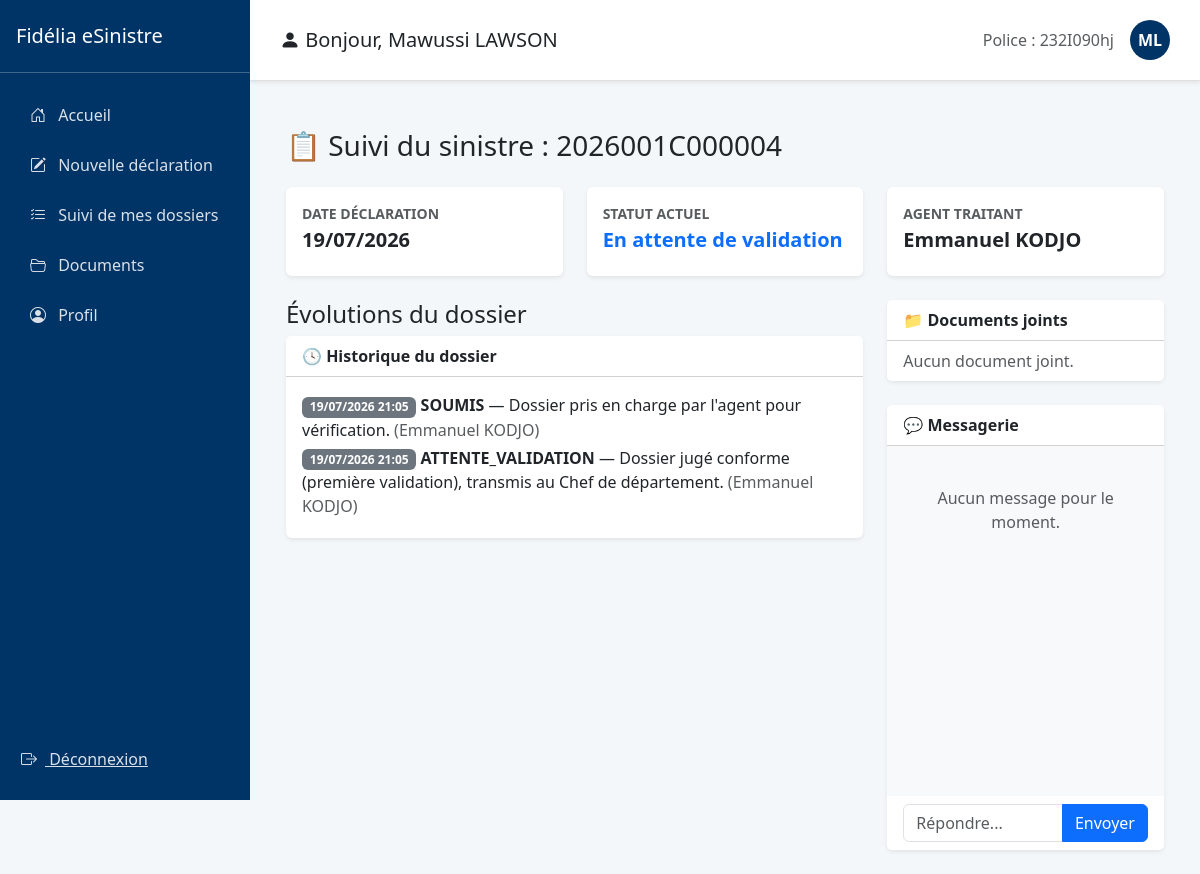
Before: /sinistres/dossier/5/ (signed in) with the older database file.
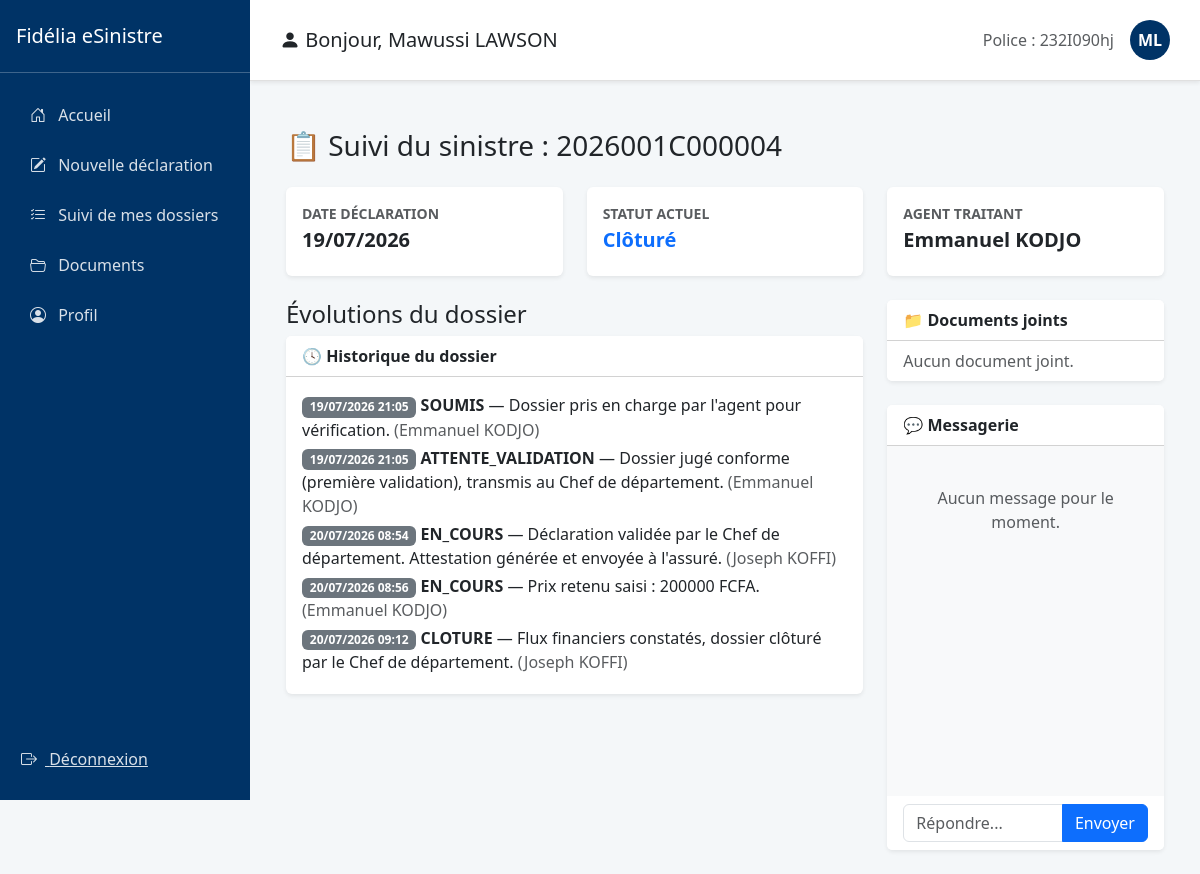
After: the same page with the newer database file.
### gestion_sinistres/models.py (models this page shows, shortened)
class Assure(models.Model):
    user = models.OneToOneField(User, on_delete=models.CASCADE, related_name='assure')
    numero_police = models.CharField(max_length=50, unique=True)
    agence = models.ForeignKey(Agence, on_delete=models.SET_NULL, null=True, blank=True)
    compte_active = models.BooleanField(default=False)
    politique_confidentialite_acceptee = models.BooleanField(default=False)

class Sinistre(models.Model):
    NATURE_CHOICES = [('C', 'Corporel'), ('M', 'Matériel'), ('X', 'Mixte')]
    STATUS_CHOICES = [
        ('SOUMIS', 'Soumis'),
        ('ATTENTE_COMPLEMENTS', 'En attente de compléments'),
        ('ATTENTE_VALIDATION', 'En attente de validation'),
        ('A_CORRIGER', 'A corriger'),
        ('EN_COURS', 'En cours'),
        ('CLOTURE', 'Clôturé'),
        ('SANS_SUITE', 'Sans suite'),
        ('REOUVERT', 'Réouvert'),
    ]
    n_police = models.CharField(max_length=50)
    nom_conducteur = models.CharField(max_length=100)
    immatriculation = models.CharField(max_length=20)
    numero_sinistre = models.CharField(max_length=20, unique=True)
    statut = models.CharField(max_length=30, choices=STATUS_CHOICES, default='SOUMIS')
    agent_traitant = models.CharField(max_length=100, blank=True, null=True)
    montant_estime = models.DecimalField(max_digits=12, decimal_places=2, default=0)
    prix_retenu = models.DecimalField(max_digits=12, decimal_places=2, null=True, blank=True)
    beneficiaire_nom = models.CharField(max_length=100, blank=True, null=True)
    beneficiaire_prenoms = models.CharField(max_length=100, blank=True, null=True)
    beneficiaire_telephone = models.CharField(max_length=20, blank=True, null=True)
    numero_cheque = models.CharField(max_length=50, blank=True, null=True)
    banque_cheque = models.CharField(max_length=100, blank=True, null=True)
    montant_cheque = models.DecimalField(max_digits=12, decimal_places=2, null=True, blank=True)
    date_emission_cheque = models.DateField(null=True, blank=True)
    attestation_generee = models.BooleanField(default=False)
    date_attestation = models.DateTimeField(null=True, blank=True)
    motif_sans_suite = models.TextField(blank=True, null=True)
    indemnisation_validee = models.BooleanField(default=False)
    date_survenance = models.DateTimeField()
    date_declaration = models.DateTimeField(auto_now_add=True)
    heure_approximative = models.TimeField()
    circonstances = models.TextField()
    vehicule = models.ForeignKey(Vehicule, on_delete=models.CASCADE)
    region = models.ForeignKey(Region, on_delete=models.SET_NULL, null=True)
    ville = models.ForeignKey(Ville, on_delete=models.SET_NULL, null=True)
    prefecture = models.ForeignKey(Prefecture, on_delete=models.SET_NULL, null=True)
    quartier = models.CharField(max_length=150)
    nature = models.CharField(max_length=1, choices=NATURE_CHOICES)
    precision = models.TextField(help_text="Circonstances exactes")
    numero_point_vente = models.CharField(max_length=10, default="001")
    assure = models.ForeignKey(User, on_delete=models.CASCADE, related_name='sinistres')
    lettre_derogation = models.FileField(upload_to='sinistres/derogations/', blank=True, null=True)

class HistoriqueSinistre(models.Model):
    sinistre = models.ForeignKey(Sinistre, on_delete=models.CASCADE, related_name='historique')
    statut = models.CharField(max_length=50)
    date_changement = models.DateTimeField(auto_now_add=True)
    commentaires = models.TextField(blank=True)
    auteur = models.ForeignKey(User, on_delete=models.SET_NULL, null=True)

### gestion_sinistres/views.py (the view, shortened to what this page needs)
# urls.py: path('dossier/<int:sinistre_id>/', views.detail_sinistre, name='detail_sinistre'),
@login_required
def detail_sinistre(request, sinistre_id):
    sinistre = get_object_or_404(Sinistre, id=sinistre_id, assure=request.user)
    context = {
        'sinistre': sinistre,
        'historique': sinistre.historique.all().order_by('date_changement'),
        'discussion': sinistre.messages.all().order_by('date_envoi'),
        'documents': sinistre.pieces.all(),
    }
    return render(request, 'detail_sinistre.html', context)

### gestion_sinistres/templates/detail_sinistre.html (shortened to what this page needs)
{% extends "base_assure.html" %}
{% block content %}
<div class="container-fluid mt-4">
    <h3 class="mb-4">📋 Suivi du sinistre : {{ sinistre.numero_sinistre }}</h3>
    <div class="row mb-4">
        <div class="col-md-4 sticky-top" style="top: 20px;">
            <div class="card p-3 shadow-sm border-0">
                <p class="text-uppercase text-muted small fw-bold mb-1">Date déclaration</p>
                <h5 class="fw-bold">{{ sinistre.date_declaration|date:"d/m/Y" }}</h5>
            </div>
        </div>
        <div class="col-md-4">
            <div class="card p-3 shadow-sm border-0">
                <p class="text-uppercase text-muted small fw-bold mb-1">Statut actuel</p>
                <h5 class="fw-bold text-primary">{{ sinistre.get_statut_display }}</h5>
            </div>
        </div>
        <div class="col-md-4">
            <div class="card p-3 shadow-sm border-0">
                <p class="text-uppercase text-muted small fw-bold mb-1">Agent traitant</p>
                <h5 class="fw-bold">{{ sinistre.agent_traitant|default:"Non assigné" }}</h5>
            </div>
        </div>
    </div>
    <div class="row">
        <div class="col-md-8">
            <h4>Évolutions du dossier</h4>
            <div class="card shadow-sm border-0 mb-4">
    <div class="card-header bg-white fw-bold">🕓 Historique du dossier</div>
    <div class="card-body">
        {% for h in historique %}
            <p class="mb-1"><span class="badge bg-secondary">{{ h.date_changement|date:"d/m/Y H:i" }}</span> <strong>{{ h.get_statut_display|default:h.statut }}</strong> — {{ h.commentaires }} <span class="text-muted">({{ h.auteur.get_full_name|default:h.auteur.username }})</span></p>
        {% empty %}
            <p class="text-muted">Aucun historique pour ce dossier.</p>
        {% endfor %}
    </div>
</div>
        </div>
        <div class="col-md-4">
            <div class="card shadow-sm border-0 mb-4">
                <div class="card-header bg-white fw-bold">📁 Documents joints</div>
                <ul class="list-group list-group-flush">
                    {% for piece in sinistre.pieces.all %}
                    <li class="list-group-item">
                        <a href="{{ piece.fichier.url }}" target="_blank">
                            {{ piece.fichier.name|cut:"sinistres/documents/" }}
                        </a>
                    </li>
                    {% empty %}
                    <li class="list-group-item text-muted">Aucun document joint.</li>
                    {% endfor %}
                </ul>
            </div>
            <div class="card shadow-sm border-0">
                <div class="card-header bg-white fw-bold">💬 Messagerie</div>
                <div class="p-3" style="height: 350px; overflow-y: auto; background: #f8f9fa;">
                    {% for msg in sinistre.messages.all %}
                    <div class="mb-3 {% if msg.auteur == request.user %}text-end{% endif %}">
                        <div class="p-2 px-3 rounded shadow-sm d-inline-block
                            {% if msg.auteur == request.user %}bg-primary text-white{% else %}bg-white border{% endif %}">
                            {{ msg.contenu }}
                        </div>
                        <small class="d-block text-muted mt-1" style="font-size: 0.7rem;">
                            {{ msg.date_envoi|date:"H:i" }}
                        </small>
                    </div>
                    {% empty %}
                    <p class="text-muted text-center mt-4">Aucun message pour le moment.</p>
                    {% endfor %}
                </div>
                <div class="card-footer bg-white border-top-0">
                    <form method="post">
                        <div class="input-group">
                            <input type="text" name="contenu" class="form-control" placeholder="Répondre..." required>
                            <button class="btn btn-primary" type="submit">Envoyer</button>
                        </div>
                    </form>
                </div>
            </div>
        </div>
    </div>
</div>
{% endblock %}

### gestion_sinistres/templates/base_assure.html (shortened to what this page needs)
<!DOCTYPE html>
<html lang="fr">
<head>
    <link href="https://cdn.jsdelivr.net/npm/bootstrap@5.3.0/dist/css/bootstrap.min.css" rel="stylesheet">
    <link rel="stylesheet" href="https://cdn.jsdelivr.net/npm/bootstrap-icons@1.11.0/font/bootstrap-icons.css">
</head>
<body>
    <nav class="sidebar">
        <div class="d-flex align-items-center justify-content-between py-4 px-3 border-bottom border-light border-opacity-25">
            <h5 class="mb-0">Fidélia eSinistre</h5>
        </div>
        <div class="py-3">
            <a href="{% url 'accueil_assure' %}" class="{% if request.resolver_match.url_name == 'accueil_assure' %}active{% endif %}"><i class="bi bi-house-door me-2"></i> Accueil</a>
            <a href="{% url 'declarer_sinistre' %}" class="{% if request.resolver_match.url_name == 'declarer_sinistre' %}active{% endif %}"><i class="bi bi-pencil-square me-2"></i> Nouvelle déclaration</a>
            <a href="{% url 'suivi_sinistres' %}" class="{% if request.resolver_match.url_name == 'suivi_sinistres' %}active{% endif %}"><i class="bi bi-list-check me-2"></i> Suivi de mes dossiers</a>
            <a href="{% url 'documents_assure' %}" class="{% if request.resolver_match.url_name == 'documents_assure' %}active{% endif %}"><i class="bi bi-folder2-open me-2"></i> Documents</a>
            <a href="{% url 'profil_assure' %}" class="{% if request.resolver_match.url_name == 'profil_assure' %}active{% endif %}"><i class="bi bi-person-circle me-2"></i> Profil</a>
        </div>
        <div class="py-3 mt-auto">
            <form method="post" action="{% url 'logout' %}">
                <button type="submit" class="btn btn-link" style="color: rgba(255,255,255,0.85); padding: 12px 20px;">
                    <i class="bi bi-box-arrow-right me-2"></i> Déconnexion
                </button>
            </form>
        </div>
    </nav>
    <main class="main-content">
        <div class="header-user d-flex align-items-center justify-content-between shadow-sm">
            <div class="d-flex align-items-center">
                <h5 class="mb-0"><i class="bi bi-person-fill"></i> Bonjour, {{ request.user.get_full_name|default:request.user.username }}</h5>
            </div>
            <div class="d-flex align-items-center">
                <span class="text-muted me-3">Police : {{ request.user.assure.numero_police|default:"N/A" }}</span>
                <a href="{% url 'profil_assure' %}" class="user-badge text-decoration-none">{{ request.user.first_name|first|default:"U" }}{{ request.user.last_name|first|default:"I" }}</a>
            </div>
        </div>
        <div class="p-4">
            {% block content %}{% endblock %}
        </div>
    </main>
</body>
</html>

### gestion_sinistres/templates/base_assure.html (style rules this page uses)
:root { --fidelia-blue: #003366; }
body { background-color: #f4f7f9; font-family: 'Segoe UI', sans-serif; }
.sidebar { width: 250px; height: 100vh; background: var(--fidelia-blue); color: white; position: fixed; left: 0; top: 0; display: flex; flex-direction: column; }
.sidebar a { color: rgba(255, 255, 255, 0.85); display: block; padding: 12px 20px; text-decoration: none; border-radius: 6px; margin: 2px 10px; }
.main-content { margin-left: 250px; }
.header-user { background: white; padding: 20px 30px; border-bottom: 1px solid #e0e0e0; }
.user-badge { width: 40px; height: 40px; border-radius: 50%; background: var(--fidelia-blue); color: white; display: flex; align-items: center; justify-content: center; font-weight: bold; }

Changed rows visible on the page:
changed Sinistre "Emmanuel KODJO": statut "En attente de validation" → "Clôturé"
added HistoriqueSinistre: date_changement "20/07/2026 08:54", statut "EN_COURS", commentaires "Déclaration validée par le Chef de département. Attestation générée et envoyée à l'assuré.", auteur.get_full_name "Joseph KOFFI"
added HistoriqueSinistre: date_changement "20/07/2026 08:56", statut "EN_COURS", commentaires "Prix retenu saisi : 200000 FCFA.", auteur.get_full_name "Emmanuel KODJO"
added HistoriqueSinistre: date_changement "20/07/2026 09:12", statut "CLOTURE", commentaires "Flux financiers constatés, dossier clôturé par le Chef de département.", auteur.get_full_name "Joseph KOFFI"
